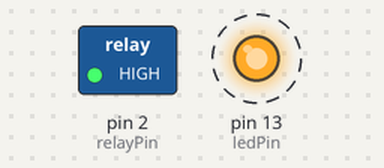
A sketch run on a simulated Arduino Uno, built with avr-gcc and run on an emulated ATmega328P. Shown: switched loads named in the sketch (green lamp = pin HIGH), output pins drawn as LEDs (lit = HIGH). Dashed ring = blinking.

Above: at 0.5 s.
Timing chart, 0 to 4.6 s (numbered marks = the images above):
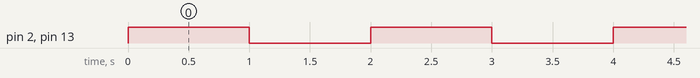

Measured:
- by itself, pin 2 (relayPin), pin 13 (ledPin): alternates HIGH for 1.0 s and LOW for 1.0 s

The sketch:

relaystest.ino
```cpp
// This script tests the relay setup
/*
Wiring:

* AC 220V  Blue (N) > sleeve of lightbulb
* AC 220V  Brown (L) > COM on relay
* NO (normally open) on relay > tip of lightbulb

* XIAO 5V > HV on TTL
* XIAO GND > HV GND on TTL
* XIAO 3.3V > LV on TTL
* XIAO GND > LV GND on TTL
* XIAO D1 (GPIO2) > LV TXI on TTL

* TTL HV RXO > relay D
* TTL HV VCC > relay +
* TTL HV GND > relay -

* AC 220V Blue (N) > Mean Well N
* AC 220V Brown(L) > Mean Well L
* Mean Well V- to XIAO GND
* Mean well V+ to XIAO 5V

*/

// Pins
const int relayPin = 2;
const int ledPin = LED_BUILTIN;

void setup() {
    pinMode(relayPin, OUTPUT);
    pinMode(ledPin, OUTPUT);
}

void loop() {
    digitalWrite(relayPin, HIGH); // Turn on relay
    digitalWrite(ledPin, HIGH); // Turn on LED
    delay(1000);
    digitalWrite(relayPin, LOW); // Turn off relay
    digitalWrite(ledPin, LOW); // Turn off LED
    delay(1000);
}
```
